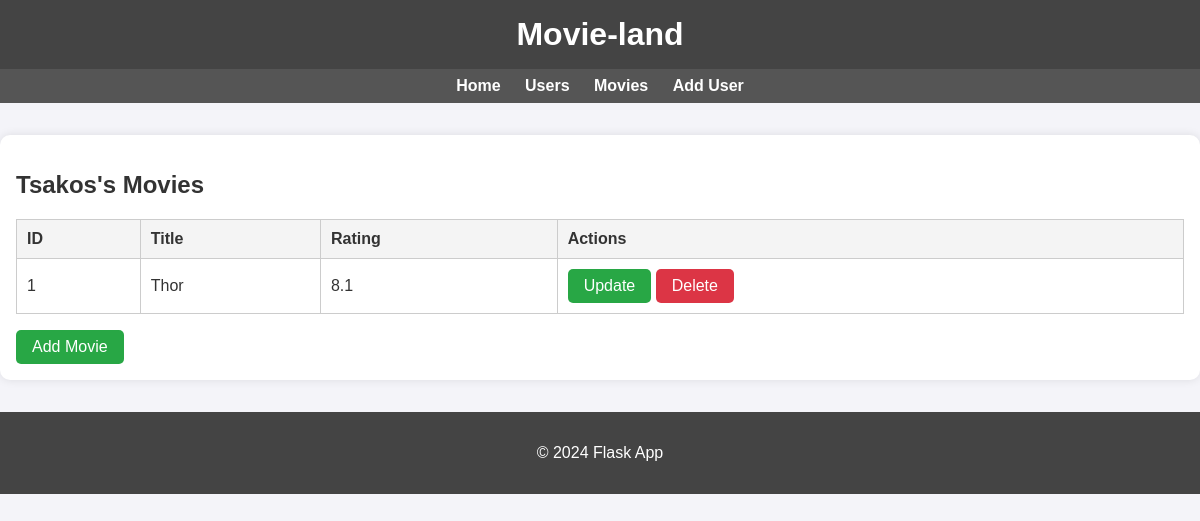
Page /users/1 on the committed database.
### data_manager/data_models.py (models this page shows, shortened)
class User(db.Model):
    __table_name__ = "users"
    id = Column(Integer, primary_key=True, autoincrement=True)
    name = Column(String, nullable=False)
    user_movies = relationship('UserMovie', backref='user', cascade='all, delete', lazy=True)

class Movie(db.Model):
    __table_name__ = "movies"
    id = Column(Integer, primary_key=True, autoincrement=True)
    title = Column(String, nullable=False)
    release_year = Column(Integer, nullable=True)
    director = Column(String, nullable=True)
    rating = Column(Float, nullable=False)
    poster = Column(String, nullable=True)
    user_movies = relationship('UserMovie', backref='movie', cascade='all, delete', lazy=True)

### app.py (the view)
@app.route("/users/<user_id>", methods=["GET"])
def user_movies(user_id):
    try:
        user_name = data_manager.get_user(user_id)
        if not user_name:
            return redirect('/404')
    except sqlalchemy.exc.NoResultFound:
        return redirect('/404')
    try:
        movies = data_manager.get_user_movies(user_id)
    except Exception as e:
        print(f"Error fetching movies for user {user_id}: {e}")
        movies = []
    return render_template('user_movies.html', user=user_name, movies=movies)

### data_manager/SQLite_data_manager.py (called while the page is built)
    def get_user_movies(self, user_id):
        try:
            user = self.get_user(user_id)
            if not user:
                raise ValueError(f"User with ID {user_id} doesn't exist.")
            movies = (
                self.db.session.query(Movie)
                .join(UserMovie, UserMovie.movie_id == Movie.id)
                .filter(UserMovie.user_id == user_id)
                .all()
            )
            if not movies:
                raise ValueError(f"There are no Movies for the given userID {user_id}.")
            return movies
        except ValueError as no_id_err:
            raise ValueError(f"Unable to retrieve movies for userID '{user_id}': {no_id_err}")
        except SQLAlchemyError as h:
            print(f"Error: {h}")
            raise

    def get_user(self, user_id):
        try:
            user = self.db.session.query(User).filter(User.id == user_id).one_or_none()
            if not user:
                raise ValueError(f"No user found with ID {user_id}")
            return user
        except SQLAlchemyError as e:
            print(f"Error fetching user with ID {user_id}: {e}")
            raise

### templates/user_movies.html (shortened to what this page needs)
{% extends "base.html" %}
{% block content %}
<h2>{{ user.name }}'s Movies</h2>
<table>
    <tr>
        <th>ID</th>
        <th>Title</th>
        <th>Rating</th>
        <th>Actions</th>
    </tr>
    {% for movie in movies %}
    <tr>
        <td>{{ movie.id }}</td>
        <td>{{ movie.title }}</td>
        <td>{{ movie.rating }}</td>
        <td>
            <a href="{{ url_for('update_movie', user_id=user.id, movie_id=movie.id) }}" class="btn">Update</a>
            <a href="{{ url_for('delete_movie', user_id=user.id, movie_id=movie.id) }}" class="btn btn-delete">Delete</a>
        </td>
    </tr>
    {% endfor %}
</table>
<a href="{{ url_for('add_movie', user_id=user.id) }}" class="btn">Add Movie</a>
{% endblock %}

### static/style.css (style rules this page uses)
body { font-family: Arial, sans-serif; margin: 0; padding: 0; background-color: #f4f4f9; color: #333; }
table { width: 100%; border-collapse: collapse; margin: 1rem 0; }
table, th, td { border: 1px solid #ccc; }
th, td { padding: 10px; text-align: left; }
th { background-color: #f4f4f4; }
.btn { display: inline-block; padding: 0.5rem 1rem; background-color: #28a745; color: white; text-decoration: none; border-radius: 5px; }
.btn-delete { background-color: #dc3545; }

### rows in the picture
User: name "Tsakos"
Movie: id "1", title "Thor", rating "8.1"
